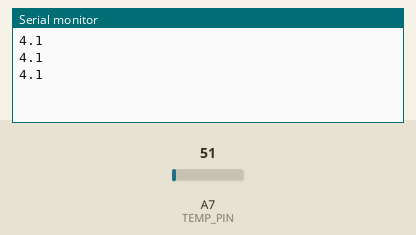
This sketch was run on a simulated Arduino Nano, built with avr-gcc and run on an emulated ATmega328P. Shown: the last lines printed to the serial monitor. The inputs (shaded band) are chosen by the test bench; at power-on: A7 (TEMP_PIN) = 51.

Above: at 1.3 s.
1.4 s: A7 (TEMP_PIN) set to 61
At 1.9 s:
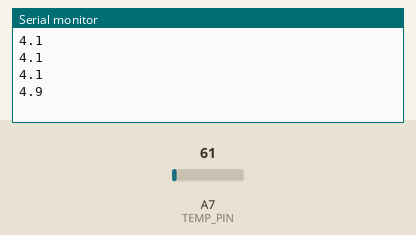
2.9 s: A7 (TEMP_PIN) set to 71
At 3.4 s:
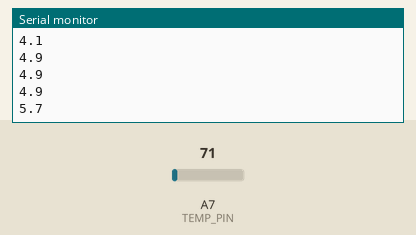
Timing chart, 0 to 5.9 s (numbered marks = the images above; inputs shaded):
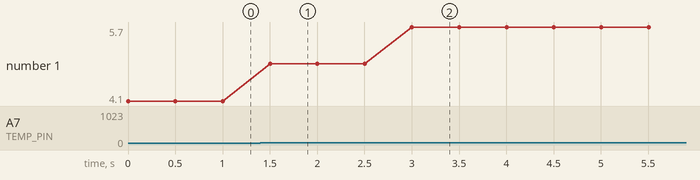

Measured:
- after the input at 1.4 s, the serial monitor: prints a new line after 0.10 s (image 1)
- after the input at 2.9 s, the serial monitor: prints a new line after 0.10 s (image 2)
- plotted number 1: 4.1 → 4.9 after the input at 1.4 s, 4.9 → 5.7 after the input at 2.9 s

The sketch:

tiva06.ino
```cpp
//Lectura de temperatura con sensor LM35
//Utilizando una cifra decimal

const byte TEMP_PIN = A7;

void setup()
{
  pinMode(TEMP_PIN, INPUT); //No usa PULL-UP porque es entrada analogica
  Serial.begin(115200); //Inicializar UART (puerto serial)
}

uint32_t temp; //Unsigned Integer de 32 bits

void loop()
{
  temp = analogRead(TEMP_PIN);
  temp = temp * 3300 / 4096; //Conversion de ADC a temperatura
  Serial.print(temp/10);
  Serial.print(".");
  Serial.println(temp%10);
  delay(500);
}
```
